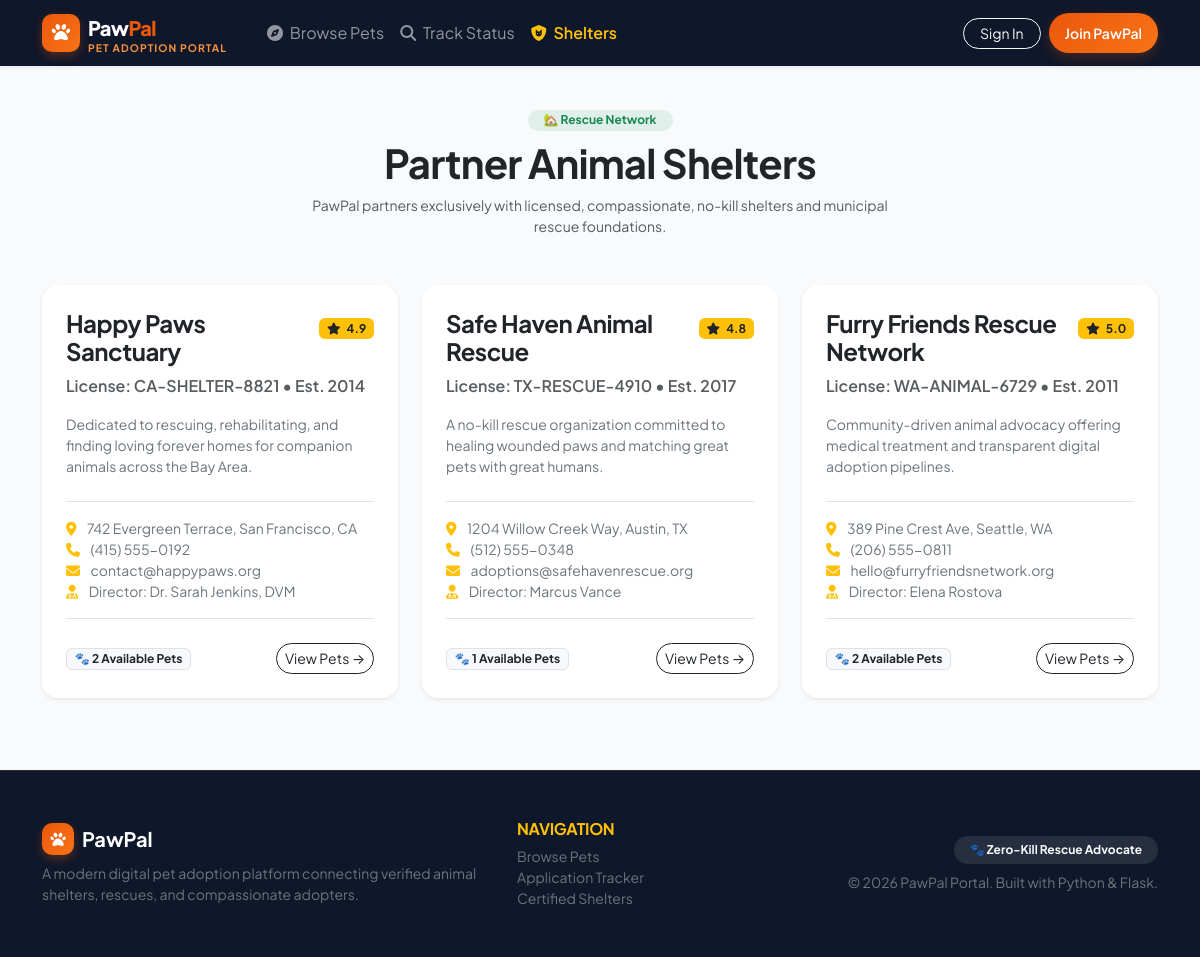
/shelters, run on the app's committed database.
### tables this page shows
CREATE TABLE shelters (
    id INTEGER PRIMARY KEY AUTOINCREMENT,
    name TEXT NOT NULL,
    email TEXT UNIQUE NOT NULL,
    phone TEXT NOT NULL,
    address TEXT NOT NULL,
    city TEXT NOT NULL,
    state TEXT NOT NULL,
    director TEXT NOT NULL,
    license_no TEXT NOT NULL,
    established INTEGER DEFAULT 2014,
    rating REAL DEFAULT 4.9,
    description TEXT,
    created_at TIMESTAMP DEFAULT CURRENT_TIMESTAMP
);

### app.py (the view)
@app.route('/shelters')
def shelters_list():
    db = get_db()
    shelters = db.execute('''
        SELECT s.*, COUNT(p.id) as pet_count
        FROM shelters s
        LEFT JOIN pets p ON s.id = p.shelter_id AND p.status = 'Available'
        GROUP BY s.id
    ''').fetchall()
    db.close()
    return render_template('shelters.html', shelters=shelters)

### app.py (called while the page is built)
@app.context_processor
def inject_global_vars():
    return {
        'current_year': datetime.now().year,
        'current_user': session.get('user_name'),
        'current_role': session.get('role')
    }

### database.py (called while the page is built)
def get_db():
    conn = sqlite3.connect(DATABASE)
    conn.row_factory = sqlite3.Row
    conn.execute('PRAGMA foreign_keys = ON')
    return conn

### templates/shelters.html (shortened to what this page needs)
{% extends "base.html" %}
{% block content %}
<div class="container py-4">
    <div class="text-center mb-5" style="max-width: 600px; margin: 0 auto;">
        <span class="badge bg-success bg-opacity-10 text-success text-xs px-3 py-1.5 rounded-pill mb-2 fw-bold">
            🏡 Rescue Network
        </span>
        <h2 class="display-6 fw-bold text-dark mb-2">Partner Animal Shelters</h2>
        <p class="text-muted small">
            PawPal partners exclusively with licensed, compassionate, no-kill shelters and municipal rescue foundations.
        </p>
    </div>
    <div class="row g-4">
        {% for s in shelters %}
            <div class="col-md-6 col-lg-4">
                <div class="card border-0 shadow-sm rounded-4 p-4 h-100 d-flex flex-column justify-content-between">
                    <div>
                        <div class="d-flex align-items-baseline justify-content-between mb-2">
                            <h4 class="fw-bold text-dark mb-0">{{ s.name }}</h4>
                            <span class="badge bg-warning text-dark text-xs"><i class="fa-solid fa-star me-1"></i> {{ s.rating }}</span>
                        </div>
                        <span class="text-xs text-muted fw-semibold">License: {{ s.license_no }} &bull; Est. {{ s.established }}</span>
                        <p class="text-secondary small mt-3 mb-4">{{ s.description }}</p>
                        <ul class="list-unstyled small text-secondary mb-0 space-y-2 border-top pt-3">
                            <li><i class="fa-solid fa-location-dot me-2 text-warning"></i> {{ s.address }}, {{ s.city }}, {{ s.state }}</li>
                            <li><i class="fa-solid fa-phone me-2 text-warning"></i> {{ s.phone }}</li>
                            <li><i class="fa-solid fa-envelope me-2 text-warning"></i> {{ s.email }}</li>
                            <li><i class="fa-solid fa-user-doctor me-2 text-warning"></i> Director: {{ s.director }}</li>
                        </ul>
                    </div>
                    <div class="pt-4 mt-3 border-top d-flex align-items-center justify-content-between">
                        <span class="badge bg-light text-dark border px-2.5 py-1.5 text-xs">
                            🐾 {{ s.pet_count }} Available Pets
                        </span>
                        <a href="{{ url_for('index', shelter_id=s.id) }}" class="btn btn-sm btn-outline-dark rounded-pill">
                            View Pets &rarr;
                        </a>
                    </div>
                </div>
            </div>
        {% endfor %}
    </div>
</div>
{% endblock %}

### templates/base.html (shortened to what this page needs)
<!DOCTYPE html>
<html lang="en">
<head>
    <link href="https://cdn.jsdelivr.net/npm/bootstrap@5.3.2/dist/css/bootstrap.min.css" rel="stylesheet">
    <link rel="stylesheet" href="https://cdnjs.cloudflare.com/ajax/libs/font-awesome/6.5.1/css/all.min.css">
    <link rel="stylesheet" href="{{ url_for('static', filename='css/style.css') }}">
</head>
<body class="d-flex flex-column min-vh-100">
    <header class="sticky-top">
        <nav class="navbar navbar-expand-lg navbar-dark bg-dark-slate shadow-sm py-2">
            <div class="container">
                <a class="navbar-brand d-flex align-items-center gap-2" href="{{ url_for('index') }}">
                    <div class="brand-icon-wrapper">
                        <i class="fa-solid fa-paw"></i>
                    </div>
                    <div>
                        <span class="brand-text">Paw<span style="color: #ea580c;">Pal</span></span>
                        <span class="brand-badge">Pet Adoption Portal</span>
                    </div>
                </a>
                <div class="collapse navbar-collapse" id="navbarContent">
                    <ul class="navbar-nav me-auto mb-2 mb-lg-0 ms-lg-3">
                        <li class="nav-item">
                            <a class="nav-link {% if request.endpoint == 'index' %}active text-warning fw-semibold{% endif %}" href="{{ url_for('index') }}">
                                <i class="fa-solid fa-compass me-1"></i> Browse Pets
                            </a>
                        </li>
                        <li class="nav-item">
                            <a class="nav-link {% if request.endpoint == 'track_public' %}active text-warning fw-semibold{% endif %}" href="{{ url_for('track_public') }}">
                                <i class="fa-solid fa-magnifying-glass me-1"></i> Track Status
                            </a>
                        </li>
                        <li class="nav-item">
                            <a class="nav-link {% if request.endpoint == 'shelters_list' %}active text-warning fw-semibold{% endif %}" href="{{ url_for('shelters_list') }}">
                                <i class="fa-solid fa-shield-cat me-1"></i> Shelters
                            </a>
                        </li>
                    </ul>
                    <div class="d-flex align-items-center gap-2">
                        {% if session.user_id %}
                            <div class="dropdown">
                                <button class="btn btn-sm btn-outline-light dropdown-toggle d-flex align-items-center gap-2 rounded-pill px-3 py-1" type="button" data-bs-toggle="dropdown">
                                    <i class="fa-solid fa-circle-user text-warning"></i>
                                    <span>{{ session.user_name }}</span>
                                    <span class="badge bg-warning text-dark text-xs">{{ session.role | capitalize }}</span>
                                </button>
                                <ul class="dropdown-menu dropdown-menu-end shadow border-0 rounded-3 mt-2">
                                    <li class="px-3 py-1 text-muted text-xs">Signed in as <strong>{{ session.user_email }}</strong></li>
                                    <li><hr class="dropdown-divider"></li>
                                    {% if session.role == 'shelter' %}
                                        <li><a class="dropdown-item" href="{{ url_for('shelter_dashboard') }}"><i class="fa-solid fa-gauge me-2"></i> Shelter Dashboard</a></li>
                                    {% else %}
                                        <li><a class="dropdown-item" href="{{ url_for('adopter_dashboard') }}"><i class="fa-solid fa-heart me-2"></i> My Applications</a></li>
                                    {% endif %}
                                    <li><a class="dropdown-item text-danger" href="{{ url_for('logout') }}"><i class="fa-solid fa-arrow-right-from-bracket me-2"></i> Sign Out</a></li>
                                </ul>
                            </div>
                        {% else %}
                            <a href="{{ url_for('login') }}" class="btn btn-sm btn-outline-light rounded-pill px-3">Sign In</a>
                            <a href="{{ url_for('register') }}" class="btn btn-sm btn-paw rounded-pill px-3">Join PawPal</a>
                        {% endif %}
                    </div>
                </div>
            </div>
        </nav>
    </header>
    <main class="flex-grow-1">
        {% block content %}{% endblock %}
    </main>
    <footer class="bg-dark-slate text-light py-5 mt-5 border-top border-secondary border-opacity-25 no-print">
        <div class="container">
            <div class="row g-4 align-items-center">
                <div class="col-md-5">
                    <div class="d-flex align-items-center gap-2 mb-2">
                        <div class="brand-icon-wrapper" style="width: 32px; height: 32px; font-size: 0.95rem;">
                            <i class="fa-solid fa-paw"></i>
                        </div>
                        <span class="fs-5 fw-bold text-white">PawPal</span>
                    </div>
                    <p class="text-secondary small mb-0">
                        A modern digital pet adoption platform connecting verified animal shelters, rescues, and compassionate adopters.
                    </p>
                </div>
                <div class="col-md-3">
                    <h6 class="text-uppercase text-warning text-xs fw-bold mb-2 tracking-wider">Navigation</h6>
                    <ul class="list-unstyled small mb-0 space-y-1">
                        <li><a href="{{ url_for('index') }}" class="text-secondary text-decoration-none hover-white">Browse Pets</a></li>
                        <li><a href="{{ url_for('track_public') }}" class="text-secondary text-decoration-none hover-white">Application Tracker</a></li>
                        <li><a href="{{ url_for('shelters_list') }}" class="text-secondary text-decoration-none hover-white">Certified Shelters</a></li>
                    </ul>
                </div>
                <div class="col-md-4 text-md-end">
                    <span class="badge bg-secondary bg-opacity-25 text-light text-xs px-3 py-2 rounded-pill">
                        🐾 Zero-Kill Rescue Advocate
                    </span>
                    <p class="text-secondary small mt-2 mb-0">
                        &copy; {{ current_year }} PawPal Portal. Built with Python & Flask.
                    </p>
                </div>
            </div>
        </div>
    </footer>
</body>
</html>

### static/css/style.css (style rules this page uses)
:root { --primary: #ea580c; --primary-hover: #c2410c; --primary-light: #fff7ed; --primary-subtle: #ffedd5; --secondary: #0d9488; --secondary-hover: #0f766e; --secondary-light: #f0fdfa; --dark-slate: #0f172a; --dark-slate-lighter: #1e293b; --dark-slate-border: #334155; --slate-50: #f8fafc; --slate-100: #f1f5f9; --slate-200: #e2e8f0; --slate-300: #cbd5e1; --slate-400: #94a3b8; --slate-500: #64748b; --slate-600: #475569; --slate-700: #334155; --slate-800: #1e293b; --slate-900: #0f172a; --success: #10b981; --success-subtle: #ecfdf5; --warning: #f59e0b; --warning-subtle: #fffbeb; --danger: #ef4444; --danger-subtle: #fef2f2; --info: #0284c7; --info-subtle: #f0f9ff; --font-sans: 'Plus Jakarta Sans', system-ui, -apple-system, BlinkMacSystemFont, 'Segoe UI', Roboto, sans-serif; --font-serif: 'Playfair Display', Georgia, serif; --radius-sm: 8px; --radius-md: 12px; --radius-lg: 18px; --radius-xl: 24px; --radius-full: 9999px; --shadow-soft: 0 4px 20px -2px rgba(15, 23, 42, 0.05); --shadow-card: 0 10px 30px -4px rgba(15, 23, 42, 0.08), 0 4px 6px -2px rgba(15, 23, 42, 0.03); --shadow-hover: 0 20px 35px -4px rgba(234, 88, 12, 0.15), 0 8px 12px -3px rgba(15, 23, 42, 0.06); }
body { font-family: var(--font-sans); background-color: #f8fafc; color: #1e293b; -webkit-font-smoothing: antialiased; -moz-osx-font-smoothing: grayscale; }
h1, h2, h3, h4, h5, h6 { font-weight: 700; color: #0f172a; letter-spacing: -0.02em; }
a { transition: all 0.2s ease-in-out; text-decoration: none; }
.bg-dark-slate { background-color: var(--dark-slate) !important; }
.brand-icon-wrapper { width: 38px; height: 38px; background: linear-gradient(135deg, #ea580c, #f97316); border-radius: 10px; display: flex; align-items: center; justify-content: center; color: #ffffff; font-size: 1.15rem; box-shadow: 0 4px 10px rgba(234, 88, 12, 0.3); }
.brand-text { font-size: 1.25rem; font-weight: 800; letter-spacing: -0.03em; color: #ffffff; }
.brand-badge { display: block; font-size: 0.65rem; font-weight: 700; text-transform: uppercase; letter-spacing: 0.1em; color: #fb923c; line-height: 1; }
.btn-paw { background: linear-gradient(135deg, #ea580c, #f97316); color: #ffffff; font-weight: 600; border: none; border-radius: var(--radius-md); padding: 0.6rem 1.4rem; box-shadow: 0 4px 12px rgba(234, 88, 12, 0.25); transition: all 0.2s ease; }

### data on the page
shelters: name "Happy Paws Sanctuary", rating "4.9", license_no "CA-SHELTER-8821", established "2014", description "Dedicated to rescuing, rehabilitating, and finding loving forever homes for companion animals across the Bay Area.", address "742 Evergreen Terrace", city "San Francisco", state "CA", phone "(415) 555-0192", email "contact@happypaws.org", director "Dr. Sarah Jenkins, DVM", pet_count "2"
shelters: name "Safe Haven Animal Rescue", rating "4.8", license_no "TX-RESCUE-4910", established "2017", description "A no-kill rescue organization committed to healing wounded paws and matching great pets with great humans.", address "1204 Willow Creek Way", city "Austin", state "TX", phone "(512) 555-0348", email "adoptions@safehavenrescue.org", director "Marcus Vance", pet_count "1"
shelters: name "Furry Friends Rescue Network", rating "5.0", license_no "WA-ANIMAL-6729", established "2011", description "Community-driven animal advocacy offering medical treatment and transparent digital adoption pipelines.", address "389 Pine Crest Ave", city "Seattle", state "WA", phone "(206) 555-0811", email "hello@furryfriendsnetwork.org", director "Elena Rostova", pet_count "2"
